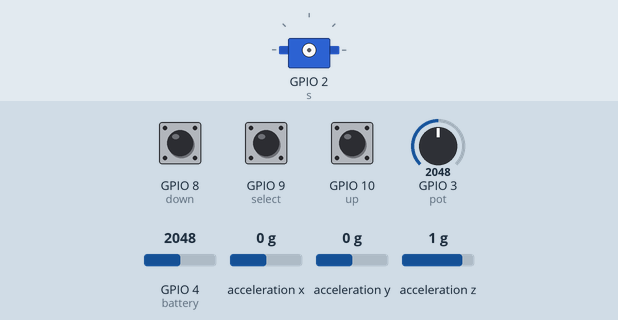
This program was run on a simulated ESP32 board running MicroPython. Parts: servo. Inputs (shaded band) come from the test bench; at power-on: GPIO 3 (pot) = 2048, GPIO 4 (battery) = 2048, GPIO 8 (down) LOW, GPIO 9 (select) LOW, GPIO 10 (up) LOW, acceleration x 0 g, acceleration y 0 g, acceleration z 1 g (analog values on the 0–4095 scale). Files the program writes start out absent; servo angles are drawn from the pulse width (0.5 ms = 0°, 2.5 ms = 180°); files that are not in the repository are absent; library files of the repository ran but are not shown: adxl345.py.

Above: at 0.1 s.
At 10.35 s:
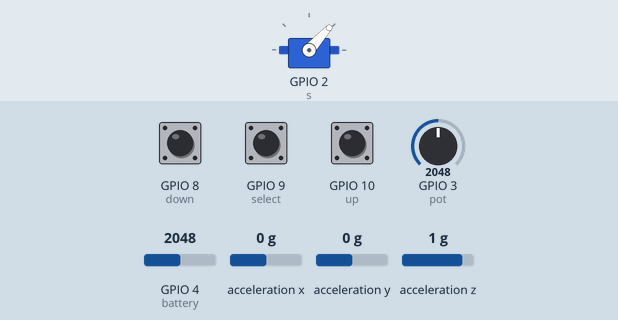
At 10.76 s:
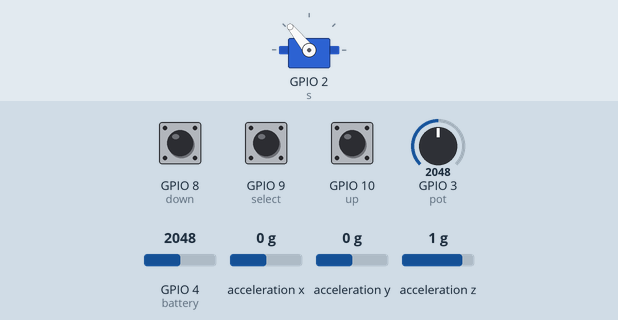
At 11.16 s:
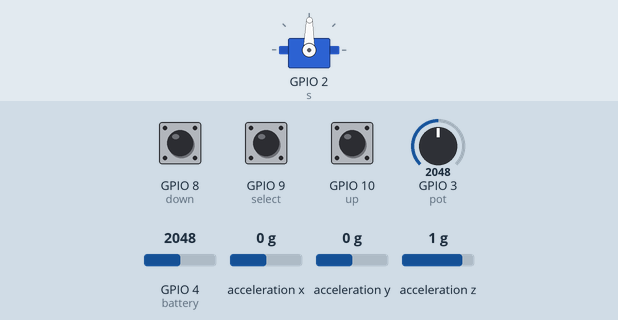
Timing chart, 0 to 12.8 s (numbered marks = the images above):
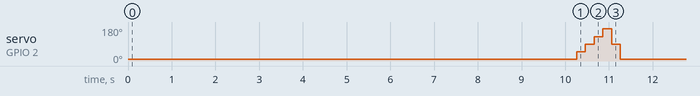

The program:

power_log_device.py
```python
"""
S6 power-trial flight recorder -- DEVICE side.

Runs standalone with NO USB connection required, so it can instrument a
battery-only power trial that the host has no serial link to observe. Logs
to power_log.txt on flash, which survives a reset -- so if the board browns
out mid-trial, the reboot itself shows up as a new "BOOT" line appearing in
the middle of the log, with the reset_cause that caused it. That's the
signal a battery-only trial otherwise can't produce at all.

Also drives a deliberate servo sweep partway through the session (not just
passive monitoring), so the same log doubles as B003 load-step data: the
battery reading immediately before vs. during the sweep gives a real
rest-vs-loaded sag figure for free, from whatever power configuration this
trial is testing -- exactly the "does the servo drain the battery too much"
question, measured under the actual power conditions being tested rather
than only on a bench.

------------------------------------------------------------------------------
HOW TO RUN

    .venv/bin/mpremote cp main.py :main_real_backup.py         # save the real main
    .venv/bin/mpremote cp spikes/S6_power/power_log_device.py :main.py
    .venv/bin/mpremote reset
    # now disconnect USB (or whatever power config you're testing) and do the
    # activities: sweep the pot, press each button, figure-eight the board.
    # reconnect USB when done, then:
    .venv/bin/mpremote fs cp :power_log.txt spikes/S6_power/
    ./spikes/S6_power/read_power_log.py spikes/S6_power/power_log.txt
    # afterwards, restore the original firmware:
    .venv/bin/mpremote cp main_real_backup.py :main.py
    .venv/bin/mpremote reset
    .venv/bin/mpremote fs rm :power_log.txt
    .venv/bin/mpremote fs rm :main_real_backup.py

------------------------------------------------------------------------------
SAFETY NOTE

No USB connection needed or expected while this runs -- that's the point.
There is no way to send it a stop command, so it stops itself after
MAX_SAMPLES (a bounded, known log size) rather than running forever. If you
need to stop it early, press the physical reset button: nothing here writes
to flash except appending to one small log file, so a reset always leaves
the device recoverable via the restore steps above.
"""

import time
import machine
from machine import Pin, ADC, SoftI2C
import servo

LOG_PATH = "power_log.txt"
BOOT_COUNT_PATH = "power_log_boot_count.txt"
SAMPLE_PERIOD_MS = 250
MAX_SAMPLES = 200  # ~50s of logging total, across however many boots it takes
SERVO_SWEEP_AT_SAMPLE = 40  # ~10s in -- gives the human time to already be interacting


def _log(f, line):
    f.write(line + "\n")
    f.flush()


def _boot_number():
    try:
        with open(BOOT_COUNT_PATH) as f:
            n = int(f.read().strip())
    except (OSError, ValueError):
        n = 0
    n += 1
    with open(BOOT_COUNT_PATH, "w") as f:
        f.write(str(n))
    return n


def _samples_logged_so_far():
    try:
        with open(LOG_PATH) as f:
            return sum(1 for line in f if line.startswith("S "))
    except OSError:
        return 0


def main():
    boot_num = _boot_number()
    cause = machine.reset_cause()
    names = {getattr(machine, n): n for n in dir(machine) if n.endswith("_RESET")}
    cause_name = names.get(cause, "UNKNOWN")

    already_logged = _samples_logged_so_far()

    with open(LOG_PATH, "a") as f:
        _log(f, "BOOT boot_num=%d reset_cause=%d(%s) uid=%s" % (
            boot_num, cause, cause_name, "".join("%02x" % b for b in machine.unique_id())
        ))

        if already_logged >= MAX_SAMPLES:
            _log(f, "DONE already reached MAX_SAMPLES=%d across prior boots" % MAX_SAMPLES)
            return

        pot = ADC(Pin(3))
        pot.atten(ADC.ATTN_11DB)
        battery = ADC(Pin(4))
        battery.atten(ADC.ATTN_11DB)
        up = Pin(10, Pin.IN)
        down = Pin(8, Pin.IN)
        select = Pin(9, Pin.IN)

        accel = None
        try:
            i2c = SoftI2C(scl=Pin(7), sda=Pin(6))
            import adxl345
            accel = adxl345.ADXL345(i2c)
        except Exception as e:
            _log(f, "NOTE accelerometer unavailable: %s" % e)

        s = None
        try:
            s = servo.Servo(Pin(2))
        except Exception as e:
            _log(f, "NOTE servo unavailable: %s" % e)

        n = already_logged
        while n < MAX_SAMPLES:
            if s is not None and n == SERVO_SWEEP_AT_SAMPLE:
                _log(f, "SWEEP_START rest_batt_raw=%d rest_batt_uv=%d" % (battery.read(), battery.read_uv()))
                for angle in (0, 45, 90, 135, 180, 90, 0):
                    s.write_angle(angle)
                    time.sleep_ms(200)
                    _log(f, "SWEEP_POINT angle=%d batt_raw=%d batt_uv=%d" % (angle, battery.read(), battery.read_uv()))
                s.write_us(0)  # release -- don't hold torque/current after the test
                _log(f, "SWEEP_END rest_batt_raw=%d rest_batt_uv=%d" % (battery.read(), battery.read_uv()))
            try:
                p = pot.read()
                b_raw = battery.read()
                b_uv = battery.read_uv()
                btn = (up.value(), down.value(), select.value())
                if accel is not None:
                    x, y, z = accel.xValue, accel.yValue, accel.zValue
                else:
                    x = y = z = None
                _log(f, "S n=%d t=%d pot=%d batt_raw=%d batt_uv=%d btn=%d,%d,%d accel=%s,%s,%s" % (
                    n, time.ticks_ms(), p, b_raw, b_uv, btn[0], btn[1], btn[2], x, y, z
                ))
            except Exception as e:
                _log(f, "ERROR sample %d: %s" % (n, e))
            n += 1
            time.sleep_ms(SAMPLE_PERIOD_MS)

        _log(f, "DONE reached MAX_SAMPLES=%d" % MAX_SAMPLES)


main()
```

servo.py
```python
from machine import PWM
import math

# originally by Radomir Dopieralski http://sheep.art.pl
# from https://bitbucket.org/thesheep/micropython-servo

class Servo:
    def __init__(self, pin, freq=50, min_us=600, max_us=2400, angle=180):
        self.min_us = min_us
        self.max_us = max_us
        self.us = 0
        self.freq = freq
        self.angle = angle
        self.pwm = PWM(pin, freq=freq, duty=0)

    def write_us(self, us):
        #"""Set the signal to be ``us`` microseconds long. Zero disables it."""
        if us == 0:
            self.pwm.duty(0)
            return
        us = min(self.max_us, max(self.min_us, us))
        duty = us * 1024 * self.freq // 1000000
        self.pwm.duty(duty)

    def write_angle(self, degrees=None, radians=None):
        #"""Move to the specified angle in ``degrees`` or ``radians``."""
        if degrees is None:
            degrees = math.degrees(radians)
        degrees = degrees % 360
        total_range = self.max_us - self.min_us
        us = self.min_us + total_range * degrees // self.angle
        self.write_us(us)
        
```

Measured:
- by itself, servo on GPIO 2 (s): 8° → 48° at 10.3 s, → 89° 0.20 s later, → 129° 0.20 s later, → 170° 0.20 s later, … (6 changes in this stretch)
